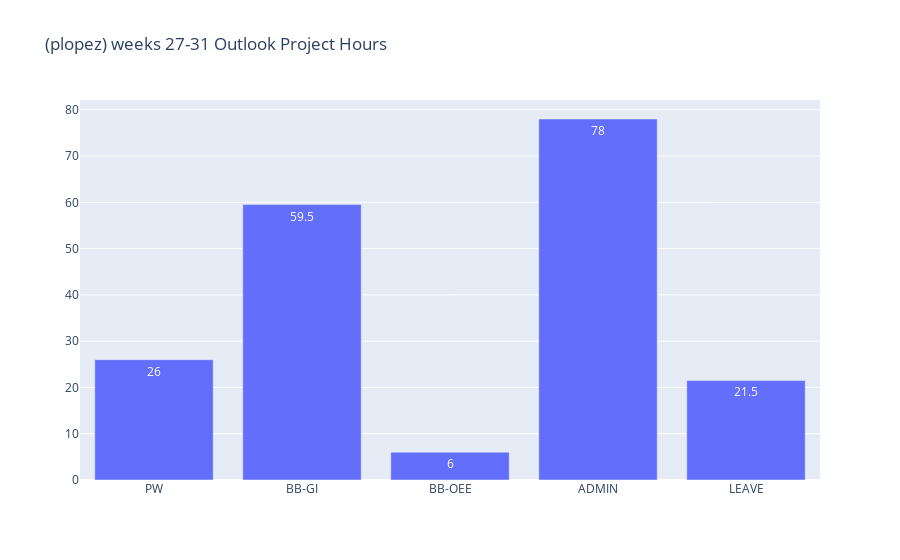

Notebook source saved alongside this figure:
### Code cell
range_hours = outlook.get_hours_spent_on_projects_for_date_range(datetime.datetime(2019, 7, 1, 0, 0), datetime.datetime(2019, 8, 5, 0, 0))
import plotly.graph_objects as go
# Use textposition='auto' for direct text
fig = go.Figure(data=[go.Bar(
            x=range_hours['project_nickname'], 
            y=range_hours['duration'],
            text=range_hours['duration'],
            textposition='auto',
        )])
fig.update_layout(title_text='(plopez) weeks 27-31 Outlook Project Hours ')
fig.show()

### Figure 1 — Plotly figure (JSON) as saved in the notebook; plotly's stock layout.template omitted (floating-point values rounded to 4 significant figures)
{"data": [{"text": [26, 59.5, 6, 78, 21.5], "textposition": "auto", "type": "bar", "x": ["PW", "BB-GI", "BB-OEE", "ADMIN", "LEAVE"], "y": [26, 59.5, 6, 78, 21.5]}], "layout": {"title": {"text": "(plopez) weeks 27-31 Outlook Project Hours "}}}
